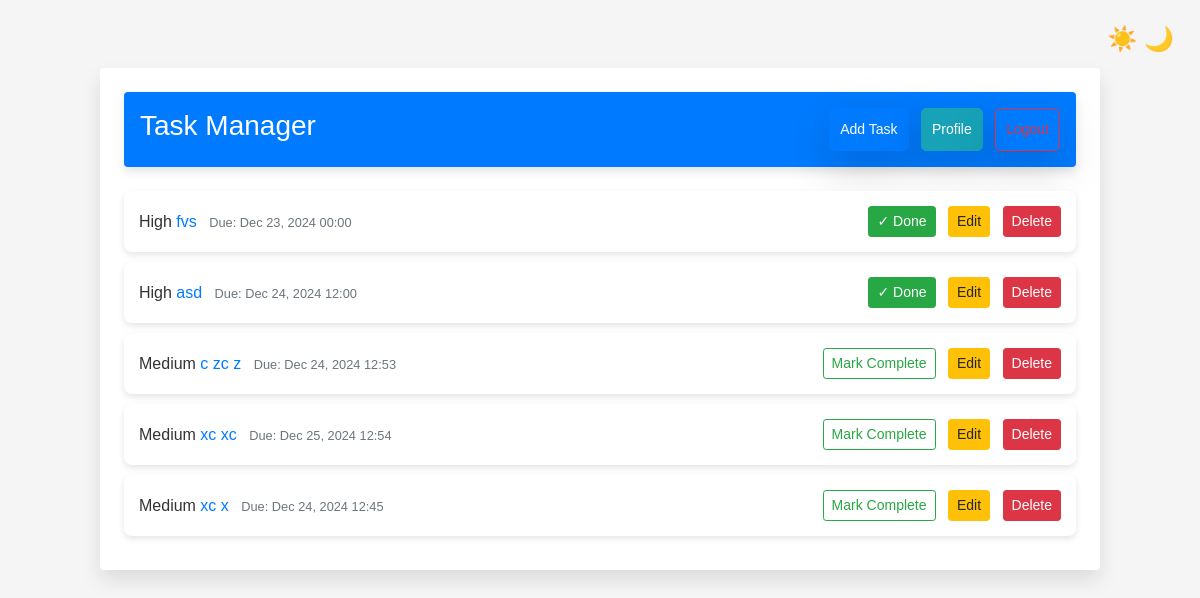
The app's page / (signed in), older data.
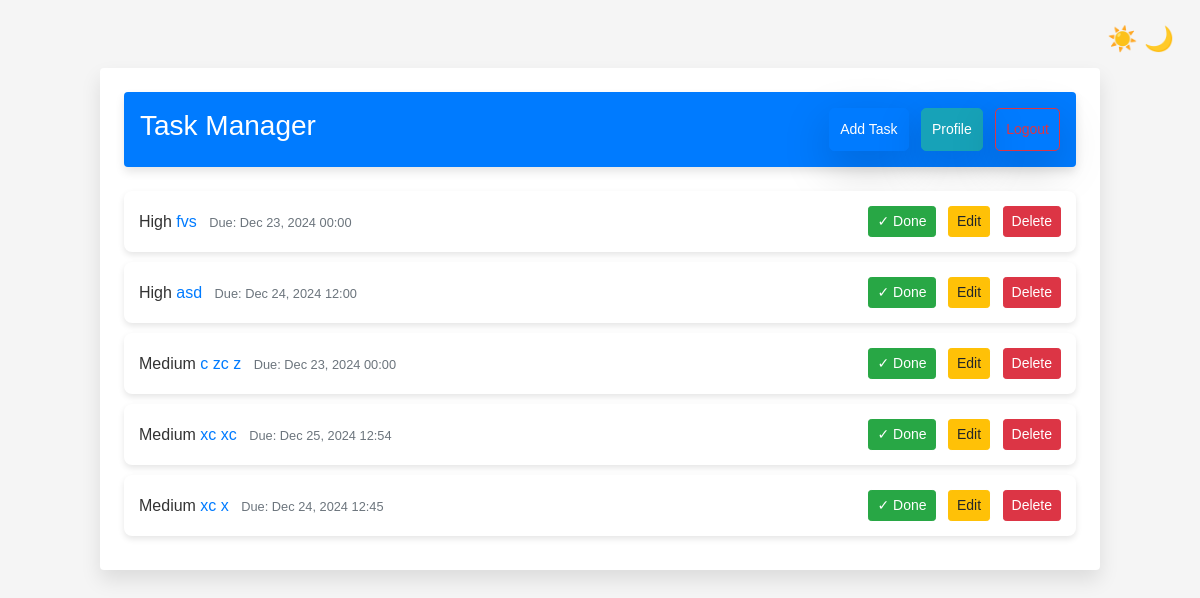
The same page, newer data.
### tasks/models.py (models this page shows, shortened)
class Task(models.Model):
    PRIORITY_CHOICES = [
        ('low', 'Low'),
        ('medium', 'Medium'),
        ('high', 'High'),
    ]
    user = models.ForeignKey(User, on_delete=models.CASCADE)
    title = models.CharField(max_length=200)
    description = models.TextField(blank=True, null=True)
    completed = models.BooleanField(default=False)
    created_date = models.DateTimeField(auto_now_add=True)
    due_date = models.DateTimeField(null=True, blank=True)
    priority = models.CharField(
        max_length=10,
        choices=PRIORITY_CHOICES,
        default='medium'
    )
    class Meta:
        ordering = ['-created_date']

### tasks/views.py (the view)
# urls.py: path('', views.TaskListView.as_view(), name='task-list'),
class TaskListView(LoginRequiredMixin, ListView):
    model = Task
    template_name = 'tasks/home.html'
    context_object_name = 'tasks'
    def get_queryset(self):
        return Task.objects.filter(user=self.request.user)

### tasks/templates/tasks/task_list.html (shortened to what this page needs)
{% load static %}
<!DOCTYPE html>
<html lang="en">
<head>
    <link href="https://stackpath.bootstrapcdn.com/bootstrap/4.5.2/css/bootstrap.min.css" rel="stylesheet">
    <link rel="stylesheet" href="{% static 'css/task_list.css' %}">
</head>
<body>
    <div class="container my-5">
        <div class="box-shadow-container rounded p-4">
            <div class="d-flex justify-content-between align-items-center navbar-custom p-3 rounded">
                <h1 class="text-white">Task Manager</h1>
                <div>
                    <a href="{% url 'task-create' %}" class="btn btn-primary shadow-lg">Add Task</a>
                    <a href="{% url 'personalization' %}" class="btn btn-info shadow-lg ml-2">Profile</a>
                    <form method="POST" action="{% url 'user-logout' %}" class="d-inline">
                        <button type="submit" class="btn btn-outline-danger shadow-lg ml-2">Logout</button>
                    </form>
                </div>
            </div>
            <div class="task-list mt-4">
                <ul class="list-group">
                    {% for task in tasks %}
                        <li class="list-group-item task-item">
                            <div class="d-flex justify-content-between align-items-center">
                                <div>
                                    <span class="priority-badge priority-{{ task.priority }}">
                                        {{ task.get_priority_display }}
                                    </span>
                                    <a  class="task-title">{{ task.title }}</a>
                                    {% if task.due_date %}
                                        <small class="text-muted ml-2">
                                            Due: {{ task.due_date|date:"M d, Y H:i" }}
                                        </small>
                                    {% endif %}
                                </div>
                                <div>
                                    <form action="{% url 'task-complete' task.id %}" method="POST" class="d-inline">
                                        <button type="submit" class="btn btn-sm {% if task.completed %}btn-success{% else %}btn-outline-success{% endif %}">
                                            {% if task.completed %}✓ Done{% else %}Mark Complete{% endif %}
                                        </button>
                                    </form>
                                    <a href="{% url 'task-update' task.id %}" class="btn btn-warning btn-sm ml-2">Edit</a>
                                    <form action="{% url 'task-delete' task.id %}" method="POST" class="d-inline">
                                        <button type="submit" class="btn btn-danger btn-sm ml-2">Delete</button>
                                    </form>
                                </div>
                            </div>
                        </li>
                    {% empty %}
                        <li class="list-group-item text-center no-task">No tasks available</li>
                    {% endfor %}
                </ul>
            </div>
        </div>
        <button id="dark-mode-toggle" class="dark-mode-button">
            <span class="icon sun">☀️</span>
            <span class="icon moon">🌙</span>
        </button>
    </div>
</body>
</html>

### tasks/static/css/task_list.css (style rules this page uses)
body { font-family: 'Poppins', sans-serif; margin: 0; padding: 0; background-color: #f5f5f5; color: #333; transition: background-color 0.3s ease, color 0.3s ease; }
.container { display: flex; justify-content: center; align-items: center; flex-direction: column; padding-top: 20px; }
.box-shadow-container { background-color: #fff; padding: 20px; border-radius: 10px; box-shadow: 0 10px 20px rgba(0, 0, 0, 0.1); width: 100%; max-width: 1000px; }
.navbar-custom { background-color: #007bff; border-radius: 10px; box-shadow: 0 5px 10px rgba(0, 0, 0, 0.1); display: flex; justify-content: space-between; flex-wrap: wrap; gap: 15px; padding: 10px; }
.navbar-custom h1 { color: #fff; font-size: 28px; }
.navbar-custom .btn { font-size: 14px; padding: 10px; border-radius: 5px; box-shadow: 0 3px 6px rgba(0, 0, 0, 0.1); }
.task-list .list-group-item { background-color: #fff; border: none; padding: 15px; border-radius: 8px; box-shadow: 0 3px 6px rgba(0, 0, 0, 0.1); margin-bottom: 10px; transition: all 0.3s ease; }
.dark-mode-button { position: fixed; top: 20px; right: 20px; background-color: transparent; border: none; cursor: pointer; font-size: 24px; z-index: 1000; transition: transform 0.3s ease; }
html { scroll-behavior: smooth; }
.task-list .list-group-item { animation: fadeIn 0.3s ease-in; }

Row changes from the older to the newer data that the page shows:
changed Task "c zc z": due_date "Dec 24, 2024 12:53" → "Dec 23, 2024 00:00"; completed "Mark Complete" → "✓ Done"
changed Task "xc xc": completed "Mark Complete" → "✓ Done"
changed Task "xc x": completed "Mark Complete" → "✓ Done"
